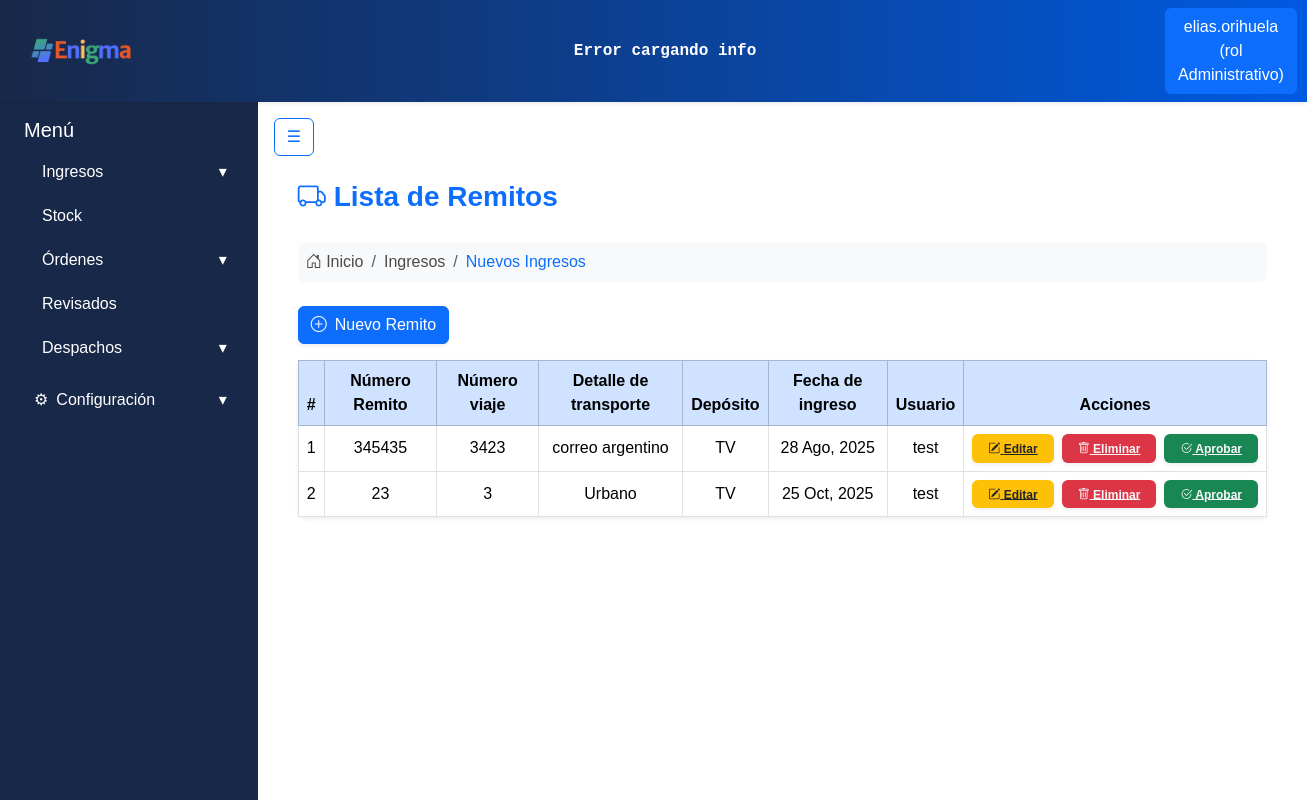
/ingresos/ingresos/ (signed in), run on the app's committed database.
### apps/usuarios/models.py (models this page shows, shortened)
class Usuarios(AbstractBaseUser):
    username = models.CharField('Nombre de usuario', unique= True, max_length=60)
    email = models.EmailField('Correo electronico', max_length=254, unique= True)
    nombre = models.CharField(max_length=50)
    apellido = models.CharField(max_length=50)
    rol = models.ForeignKey(Roles, on_delete=models.CASCADE)
    activo = models.BooleanField(default=True)
    is_admin = models.BooleanField(default = False)
    is_superuser = models.BooleanField(default=False)
    is_staff = models.BooleanField(default=False)
    objects = UsuariosManager()
    USERNAME_FIELD = 'username'
    REQUIRED_FIELDS = ['nombre', 'apellido', 'email'] #campos necesarios para crear la cuenta por consola

class Roles(models.Model):
    id = models.AutoField(primary_key=True)
    nombre = models.CharField(max_length=50)
    def __str__(self):
        return self.nombre

### apps/ingresos/models.py (models this page shows, shortened)
class Remitos(ModeloBaseConUsuario):
    numero_remito = models.CharField(max_length=20)
    numero_viaje = models.IntegerField()
    detalle_transporte = models.CharField(max_length=30)
    deposito_id = models.ForeignKey('stock.Depositos', on_delete=models.PROTECT)
    fecha_ingreso = models.DateField(auto_now_add=True)
    aprobado = models.BooleanField(default=False)
    productos = models.ManyToManyField('Productos', through='RemitoProducto')

### apps/stock/models.py (models this page shows)
class Depositos(models.Model):
    id = models.AutoField(primary_key=True)
    nombre = models.CharField(max_length=50)
    def __str__(self):
        return self.nombre

### apps/ingresos/views.py (the view)
# urls.py: path('ingresos/', login_required(ListarRemitosView.as_view()), name='ingresos'),
class ListarRemitosView(LoginRequiredMixin, ListView):
    model = Remitos
    template_name = 'remitos/listar.html'
    context_object_name = 'remitos'
    def get_queryset(self):
        return Remitos.objects.filter(aprobado=False)
    def get_context_data(self, **kwargs):
        context = super().get_context_data(**kwargs)
        context['show_navbar'] = True
        return context

### apps/ingresos/templates/remitos/listar.html
{% extends "base.html" %}
{% block content %}
<div class="container-fluid px-4 mt-3">
    <div class="d-flex align-items-center mb-4">
        <i class="bi bi-truck fs-3 text-primary me-2"></i>
        <h3 class="fw-bold text-primary m-0">Lista de Remitos</h3>
    </div>
    <nav aria-label="breadcrumb" class="mb-4">
        <ol class="breadcrumb bg-light rounded p-2">
            <li class="breadcrumb-item">
                <i class="bi bi-house-door"></i> Inicio
            </li>
            <li class="breadcrumb-item">
                Ingresos
            </li>
            <li class="breadcrumb-item text-primary" aria-current="page">Nuevos Ingresos</li>
        </ol>
    </nav>
    <div class="mb-3">
        <a href="{% url 'crear_remito' %}" class="btn btn-primary shadow-sm">
            <i class="bi bi-plus-circle me-2"></i>Nuevo Remito
        </a>
    </div>
    <div class="card shadow-sm border-0">
        <div class="card-body p-0">
            <table class="table table-bordered table-hover m-0 align-middle">
                <thead class="table-primary text-center">
                    <tr>
                        <th>#</th>
                        <th>Número Remito</th>
                        <th>Número viaje</th>
                        <th>Detalle de transporte</th>
                        <th>Depósito</th>
                        <th>Fecha de ingreso</th>
                        <th>Usuario</th>
                        <th>Acciones</th>
                    </tr>
                </thead>
                <tbody class="text-center">
                    {% for remito in remitos %}
                    <tr>
                        <td>{{ forloop.counter }}</td>
                        <td>{{ remito.numero_remito }}</td>
                        <td>{{ remito.numero_viaje }}</td>
                        <td>{{ remito.detalle_transporte }}</td>
                        <td>{{ remito.deposito_id }}</td>
                        <td>{{ remito.fecha_ingreso|date:"d M, Y" }}</td>
                        <td>{{ remito.usuario.nombre }}</td>
                        <td>
                            <div class="d-flex justify-content-center gap-2">
                                <a href="{% url 'editar_remito' remito.pk %}"
                                   class="badge bg-warning text-dark px-3 py-2 shadow-sm">
                                   <i class="bi bi-pencil-square"></i> Editar
                                </a>
                                <a href="{% url 'eliminar_remito' remito.pk %}"
                                   class="badge bg-danger text-light px-3 py-2 shadow-sm">
                                   <i class="bi bi-trash"></i> Eliminar
                                </a>
                                {% if not remito.aprobado %}
                                <a href="{% url 'aprobar_remito' remito.pk %}"
                                   class="badge bg-success text-light px-3 py-2 shadow-sm">
                                   <i class="bi bi-check2-circle"></i> Aprobar
                                </a>
                                {% endif %}
                            </div>
                        </td>
                    </tr>
                    {% empty %}
                    <tr>
                        <td colspan="8" class="text-muted py-4">No hay remitos registrados.</td>
                    </tr>
                    {% endfor %}
                </tbody>
            </table>
        </div>
    </div>
</div>
{% endblock %}

### templates/includes/header.html (shortened to what this page needs)
{% load static %}
<nav class="navbar navbar-expand-lg shadow-sm navbar-gradient">
  <div class="container-fluid">
    <a class="navbar-brand d-flex align-items-center" href="{% url 'core:dashboard' %}">
      <div class="card-header p-0 bg-transparent border-0">
        <img class="logo_form" src="{% static 'img/enigmaLogoNuevo.png' %}" alt="Enigma Logo">
      </div>
    </a>
    <div class="mx-auto text-center d-none d-lg-block">
        <div class="ticker-container text-white py-1 px-2 rounded">
            <div class="ticker" id="ticker-api">
            </div>
        </div>
    </div>
    <div class="d-flex ms-auto">
      {% if user.is_authenticated %}
        <div class="dropdown">
          <a class="btn btn-primary" href="#" role="button" id="dropdownUser" data-bs-toggle="dropdown" aria-expanded="false">
            {{ user.username }} (rol {{ user.rol }})
          </a>
        </div>
      {% else %}
        <a href="{% url 'usuarios:register' %}" class="btn btn-outline-primary me-2">Registrarse</a>
        <a href="{% url 'usuarios:login' %}" class="btn btn-outline-success">Login</a>
      {% endif %}
    </div>
  </div>
</nav>

### static/css/style.css (style rules this page uses)
:root { --color-bg-navbar-solid:linear-gradient(90deg, #182848 0%, #005ae1 100%); }
.navbar-gradient { background: var(--color-bg-navbar-solid); }
.logo_form { width: auto; height: 40px; margin-right: 10px; margin-left: 0.8rem; }
body { font-family: Arial, sans-serif; color: #4b4b4b; }
.ticker-container { color: #E0F2FE; overflow: hidden; white-space: nowrap; position: relative; width: 1000px; font-weight: bold; font-family: monospace; border-radius: 0.25rem; }
.ticker { display: inline-block; white-space: nowrap; animation: scrollTicker 50s linear infinite; }

### data on the page
Usuarios: username "elias.orihuela", rol "Administrativo"
Remitos: numero_remito "345435", numero_viaje "3423", detalle_transporte "correo argentino", deposito_id "TV", fecha_ingreso "28 Ago, 2025", usuario.nombre "test", aprobado False (drawn)
Remitos: numero_remito "23", numero_viaje "3", detalle_transporte "Urbano", deposito_id "TV", fecha_ingreso "25 Oct, 2025", usuario.nombre "test", aprobado False (drawn)
